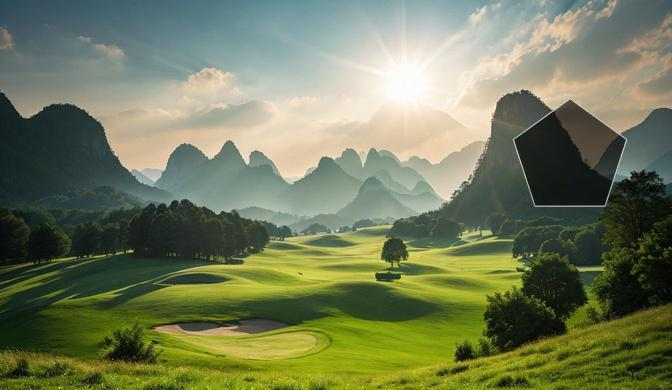
#> input picture tencent/马蜂窝/mafengwo/failed_img_attempt_1.png, 672 x 390 px
$ python -i demo.py   (imports and definitions only)
#> lines starting #> are read from the running program, lines starting #| are printed output that depends on the picture; after the words box and inside, x2 and y2 are one past the last pixel; in counts of white or black regions, pixels touching at a corner belong together
#> further down, picture is the input picture: shape (390, 672, 3); mean B, G, R 90, 122.8, 114.3
from DrissionPage import ChromiumPage, ChromiumOptions
import random
import time
import cv2
import numpy as np
from PIL import Image
import requests
from io import BytesIO
from loguru import logger

# 配置日志
# [1 line not run here, left out]

# 配置无痕浏览器选项
# [1 line that did not run here, left out]
# [5 lines not run here, left out]

# 初始化 ChromiumPage
# [1 line that did not run here, left out]

# 访问目标网页
# [11 lines not run here, left out]
# [1 line that did not run here, left out]
# [1 line that did not run here, left out]

# 如果滑块或背景图片未找到，退出
# [4 lines not run here, left out]


# 下载背景图片
def download_image(url):
    logger.info(f"下载图片: {url}")
    response = requests.get(url)
    img = Image.open(BytesIO(response.content))
    return cv2.cvtColor(np.array(img), cv2.COLOR_RGB2BGR)


# 识别缺口位置
def detect_gap(bg_image):
    logger.info("识别缺口位置...")
    # 转换为灰度图并去噪
    gray = cv2.cvtColor(bg_image, cv2.COLOR_BGR2GRAY)
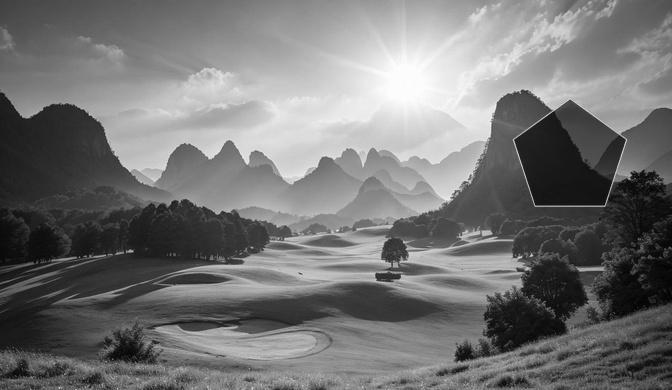
#> gray: shape (390, 672); min 0, max 254, mean 116.5
    gray = cv2.GaussianBlur(gray, (5, 5), 0)  # 添加高斯模糊
    # 边缘检测
    edges = cv2.Canny(gray, 100, 200)
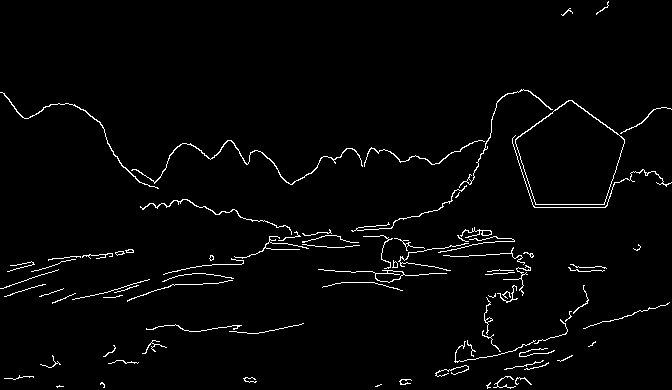
#> edges: shape (390, 672); 2.3% white in thin lines or dots

    # 寻找轮廓
    contours, _ = cv2.findContours(edges, cv2.RETR_EXTERNAL, cv2.CHAIN_APPROX_SIMPLE)
#> contours = 83 contours, 69 with area under 20; largest, box (x1, y1, x2, y2) and area: (515, 100, 625, 205) 8054, (318, 269, 447, 283) 226, (131, 140, 363, 185) 132, (0, 92, 159, 189) 84, (459, 89, 553, 188) 71

    # 假设缺口是较大的轮廓之一
    if not contours:
        logger.warning("未找到轮廓，返回缺口位置 0")
        return 0
    max_contour = max(contours, key=cv2.contourArea)
#> max_contour = contour of 140 points, box (x1, y1, x2, y2) (515, 100, 625, 205), area 8054

    # 获取缺口的 x 坐标
    x, _, w, _ = cv2.boundingRect(max_contour)
#> x = 515; w = 110
    gap = x + w // 2  # 返回缺口中心位置
#> gap = 570
    logger.info(f"检测到缺口位置: {gap} 像素")
    return gap


# 模拟人类拖动轨迹
def simulate_human_drag(slider, total_distance, steps=15):
    logger.info(f"开始模拟拖动，目标距离: {total_distance} 像素")
    current_x = 0
    for i in range(steps):
        # 计算每段拖动距离（先快后慢）
        remaining_distance = total_distance - current_x
        step_distance = remaining_distance / (steps - i) * random.uniform(0.8, 1.2)
        slider.drag(step_distance, random.uniform(-2, 2))  # 添加 y 轴抖动
        current_x += step_distance
        time.sleep(random.uniform(0.05, 0.15))  # 随机停顿
    logger.info(f"总拖动距离: {current_x} 像素")


# 主逻辑（包含重试机制）
max_attempts = 3
# [55 lines not run here, left out]

>>> import cv2
>>> picture = cv2.imread('failed_img_attempt_1.png')
>>> result = detect_gap(picture)
#> result = 570
